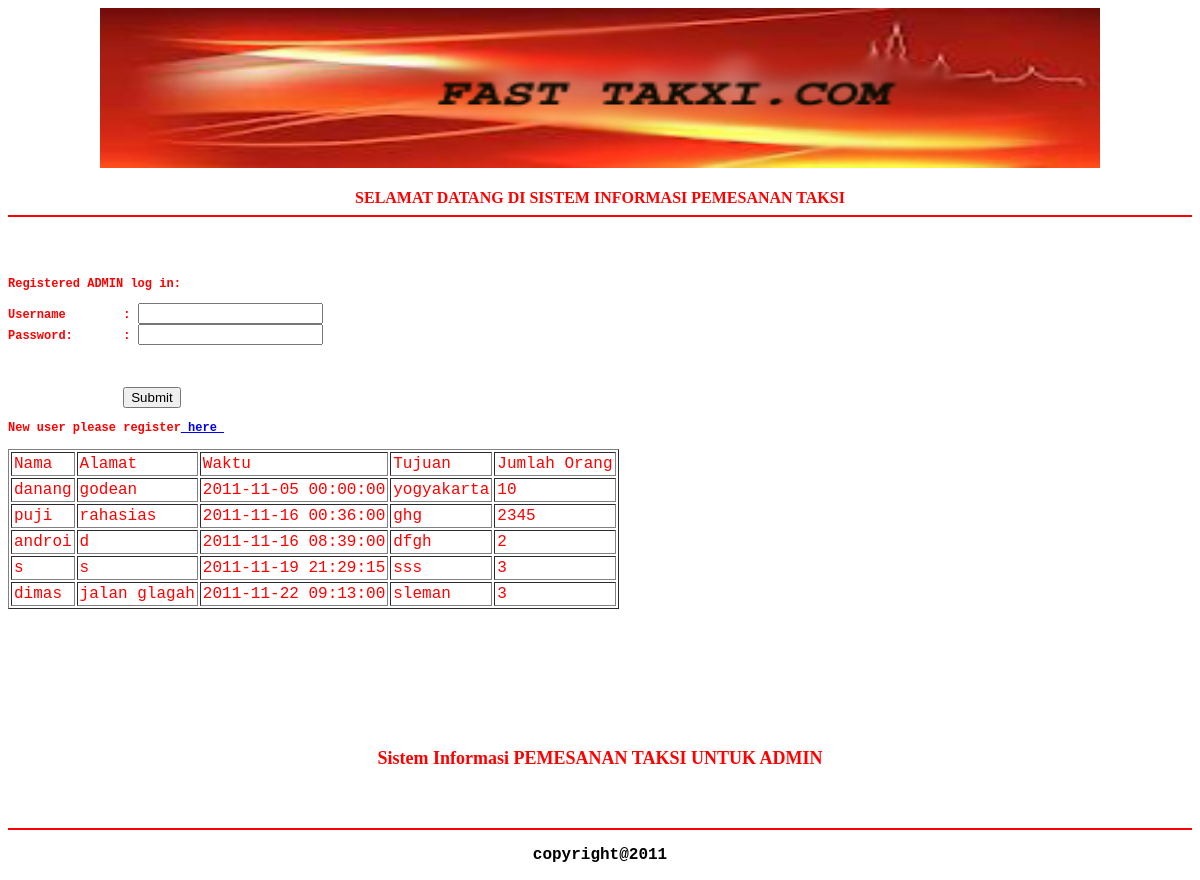
Screenshot of /index.php/taksi with the database file from the repository.
### tables this page shows
CREATE TABLE IF NOT EXISTS `data_user` (
  `id_datauser` int(11) NOT NULL AUTO_INCREMENT,
  `nama_pemesan` varchar(255) NOT NULL,
  `alamat_pemesan` text NOT NULL,
  `waktu_pemesan` datetime NOT NULL,
  `nomor_telephon` varchar(100) NOT NULL,
  `tujuan` text NOT NULL,
  `jumlah_orang` int(5) NOT NULL,
  `status` enum('belum','tolak','terima','batal') NOT NULL DEFAULT 'belum',
  PRIMARY KEY (`id_datauser`)
);

### application/controllers/taksi.php (called while the page is built, shortened)
<?php
Class Taksi extends CI_Controller {
    function __construct() {
        $this->load->model('taksi_model');
    }
    function index() {
        $view['data'] = $this->taksi_model->get_data();
        $this->load->view('taksi', $view);
    }
}
?>

### index.php (called while the page is built, shortened)
<?php
require_once BASEPATH.'core/CodeIgniter'.EXT;

### application/models/taksi_model.php (called while the page is built, shortened)
<?php  if ( ! defined('BASEPATH')) exit('No direct script access allowed');
Class Taksi_model extends CI_Model{
    function get_data()
    {
        $this->db->select('*');
        $this->db->from('data_user');
        return $this->db->get();
    }
}
?>

### application/views/taksi.php (the view, shortened to what this page needs)
<html>
<head>
<meta http-equiv="Content-Type" content="text/html; charset=gb2312"></head>
<body>
<center>
<img src="<?php echo base_url(); ?>assets/image/images copy.jpg" width="1000" height="160">
<h4 align="center" class="style2">SELAMAT DATANG DI SISTEM INFORMASI PEMESANAN TAKSI
<hr align="center" color="#FF0000">
<BR>
<PRE>
<FORM NAME="frmLogIn" METHOD="post" ACTION="<?php echo site_url('taksi/login') ?>"><div align="left"><p class="style19">Registered ADMIN log in:</p><p class="style19">Username	: <INPUT TYPE="text" NAME="phtuser">
Password:	: <INPUT TYPE="password" NAME="phtpass">
 		<input type="submit" value="Submit"></p><PRE><div align="left" class="style19">New user please register<A HREF="signup.php"> here </A>
<table border="1" cellpadding="2">
    <thead>
        <tr>
            <td>Nama</td>
            <td>Alamat</td>
            <td>Waktu</td>
            <td>Tujuan</td>
            <td>Jumlah Orang</td>
        </tr>
    </thead>
    <tbody>
        <?php foreach($data->result() as $row): ?>
        <tr>
            <td><?php echo $row->nama_pemesan; ?></td>
            <td><?php echo $row->alamat_pemesan; ?></td>
            <td><?php echo $row->waktu_pemesan; ?></td>
            <td><?php echo $row->tujuan; ?></td>
            <td><?php echo $row->jumlah_orang; ?></td>
        </tr>
        <?php endforeach; ?>
    </tbody>
</table>
  </div></PRE><blockquote>&nbsp;</blockquote></div></FORM>
</PRE>
<th align="center" valign="bottom" bgcolor="#FF0000"><span class="style15"><MARQUEE>     <span class="style17">  Sistem Informasi PEMESANAN TAKSI UNTUK ADMIN     </span>     </MARQUEE>
  </span>
  <p>
  <p>
  <p>
  <p>
  <p>
  <p>
  <p>
  <p>
  <p>
  <p>
  <p>
  <p>
  <p>
  <p>
  <p>
  <p>
  <p>
  <p>
  <p>
  <p>
  <p>
  <p>
  <p align="center">&nbsp;</p>
     <hr align="center" color="#FF0000">
     <p align="center" class="style3">copyright@2011</p>
</body>
</html>

### application/views/taksi.php (style rules this page uses)
.style3 { font-family: "Courier New", Courier, mono; font-weight: bold; color: #000000; }
.style15 { font-size: 18px; font-family: fantasy; color: #FF0000; }
.style17 { font-family: "Times New Roman", Times, serif }
.style19 { font-size: 12px; font-family: "Courier New", Courier, mono; }

### rows the page displays
data_user: nama_pemesan "danang", alamat_pemesan "godean", waktu_pemesan "2011-11-05 00:00:00", tujuan "yogyakarta", jumlah_orang "10"
data_user: nama_pemesan "puji", alamat_pemesan "rahasias", waktu_pemesan "2011-11-16 00:36:00", tujuan "ghg", jumlah_orang "2345"
data_user: nama_pemesan "androi", alamat_pemesan "d", waktu_pemesan "2011-11-16 08:39:00", tujuan "dfgh", jumlah_orang "2"
data_user: nama_pemesan "s", alamat_pemesan "s", waktu_pemesan "2011-11-19 21:29:15", tujuan "sss", jumlah_orang "3"
data_user: nama_pemesan "dimas", alamat_pemesan "jalan glagah", waktu_pemesan "2011-11-22 09:13:00", tujuan "sleman", jumlah_orang "3"
